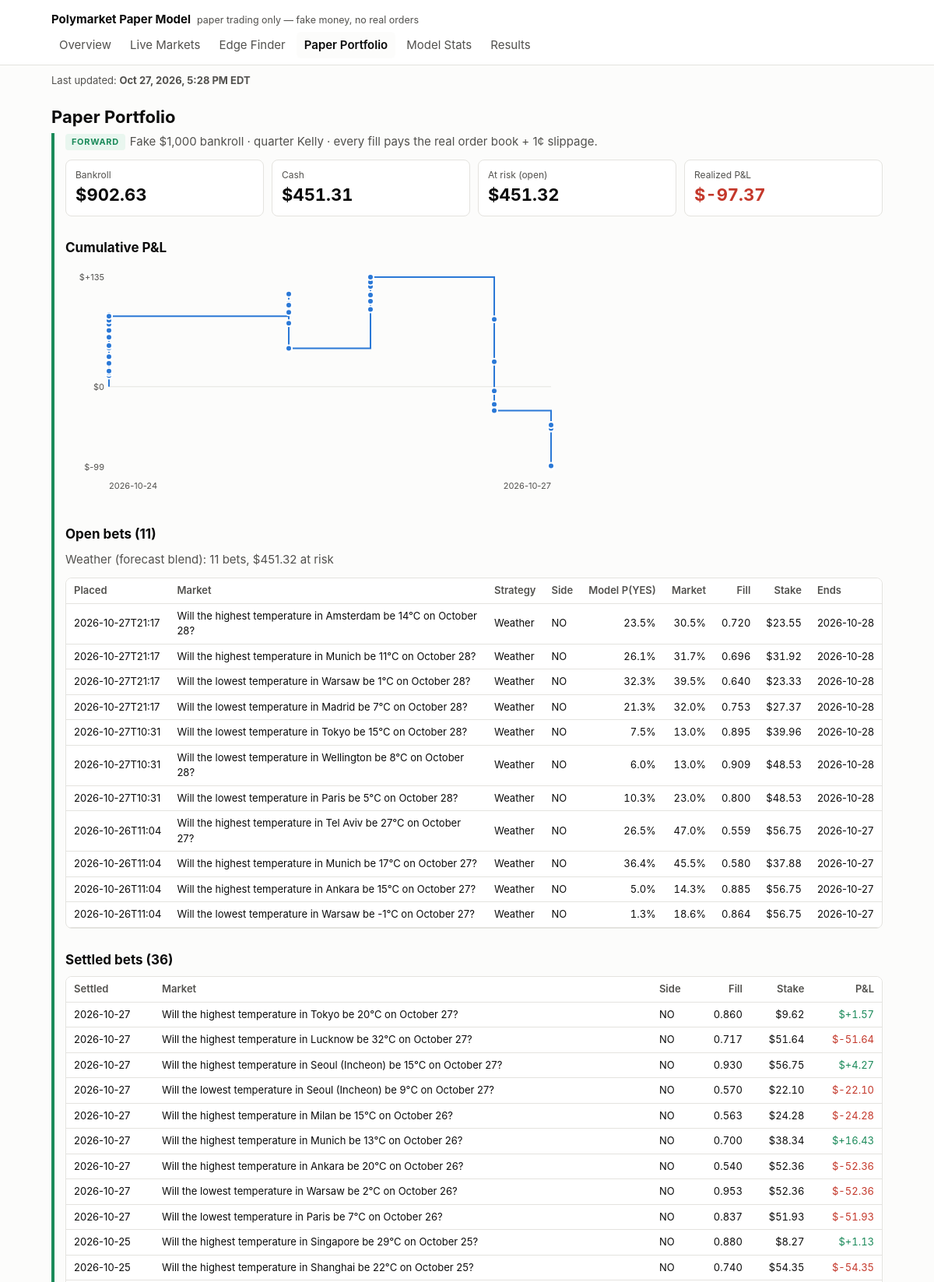
The app's page /portfolio.html (upper part) with its own data.
### tables this page shows
CREATE TABLE bets (
    seq INTEGER PRIMARY KEY,
    bet_id TEXT UNIQUE NOT NULL,
    run_id TEXT NOT NULL,
    placed_at TEXT NOT NULL,
    platform TEXT NOT NULL,
    market_id TEXT NOT NULL,
    question TEXT NOT NULL,
    category TEXT,
    end_date TEXT,
    side TEXT NOT NULL CHECK (side IN ('YES', 'NO')),
    model_prob_yes REAL NOT NULL,
    market_mid REAL NOT NULL,
    best_bid REAL,
    best_ask REAL,
    fill_price REAL NOT NULL,      -- average price paid per share, incl. slippage
    slippage_per_share REAL NOT NULL,
    shares REAL NOT NULL,
    stake REAL NOT NULL,
    kelly_full REAL NOT NULL,
    bankroll_at_bet REAL NOT NULL,
    model_version TEXT NOT NULL,
    prev_hash TEXT NOT NULL,
    row_hash TEXT NOT NULL
);

CREATE TABLE settlements (
    seq INTEGER PRIMARY KEY,
    bet_id TEXT UNIQUE NOT NULL REFERENCES bets(bet_id),
    settled_at TEXT NOT NULL,
    yes_payout REAL NOT NULL,      -- what one YES share paid: 1, 0, or 0.5 for a split
    payout REAL NOT NULL,
    pnl REAL NOT NULL,
    prev_hash TEXT NOT NULL,
    row_hash TEXT NOT NULL
);

### pmodel/dashboard/app.py (the view)
    @app.route("/portfolio.html")
    def portfolio():
        c = conn()
        all_bets = data.bets(c)
        return render_template(
            "portfolio.html", **ctx("portfolio.html"), fs=data.forward_stats(c),
            pnl_svg=charts.pnl_chart(data.pnl_curve(c), config.BANKROLL_START_USD),
            open_bets=[b for b in all_bets if b["settled_at"] is None],
            open_by_strategy=data.open_by_strategy(c),
            settled=[b for b in all_bets if b["settled_at"] is not None])

### pmodel/dashboard/charts.py (called while the page is built)
def _svg(body, label):
    return (f'<svg viewBox="0 0 {W} {H}" role="img" aria-label="{escape(label)}" '
            f'class="chart">{body}</svg>')

def _ts(iso):
    return datetime.strptime(iso, "%Y-%m-%dT%H:%M:%SZ").timestamp()

### pmodel/dashboard/data.py (called while the page is built)
def age_hours(iso, now=None):
    if not iso:
        return None
    from datetime import datetime, timezone
    t = datetime.strptime(iso, "%Y-%m-%dT%H:%M:%SZ").replace(tzinfo=timezone.utc)
    return ((now or datetime.now(timezone.utc)) - t).total_seconds() / 3600

def eastern(iso):
    if not iso:
        return None
    from datetime import datetime, timezone
    from zoneinfo import ZoneInfo
    t = datetime.strptime(iso, "%Y-%m-%dT%H:%M:%SZ").replace(tzinfo=timezone.utc)
    et = t.astimezone(ZoneInfo("America/New_York"))
    hour = et.strftime("%I").lstrip("0")
    return f"{et:%b} {et.day}, {et.year}, {hour}:{et:%M %p} {et.tzname()}"

def strategy_of(model_version: str) -> str:
    return "Weather (forecast blend)" if (model_version or "").startswith("weather") else \
        "General (price/volume model)"

def open_by_strategy(conn):
    out = {}
    for b in ledger_mod.open_bets(conn):
        name = strategy_of(b["model_version"])
        o = out.setdefault(name, {"strategy": name, "bets": 0, "stake": 0.0})
        o["bets"] += 1
        o["stake"] += b["stake"]
    return sorted(out.values(), key=lambda o: -o["bets"])

def bets(conn):
    return [dict(r) for r in conn.execute(
        """SELECT b.*, s.settled_at, s.yes_payout, s.payout, s.pnl
           FROM bets b LEFT JOIN settlements s USING (bet_id) ORDER BY b.seq DESC""")]

def pnl_curve(conn):
    total, out = 0.0, []
    for r in conn.execute("SELECT settled_at, pnl FROM settlements ORDER BY seq"):
        total += r["pnl"]
        out.append((r["settled_at"], total))
    return out

### pmodel/trading/ledger.py (called while the page is built)
def _guard_triggers():
    sql = []
    for t in LEDGER_TABLES:
        for op in ("UPDATE", "DELETE"):
            sql.append(f"""CREATE TRIGGER IF NOT EXISTS {t}_no_{op.lower()}
                BEFORE {op} ON {t}
                BEGIN SELECT RAISE(ABORT, '{t} is append-only: {op} is not allowed'); END;""")
    return "\n".join(sql)

def connect(path: Path = None) -> sqlite3.Connection:
    path = Path(path or config.PREDICTIONS_DB_PATH)
    path.parent.mkdir(parents=True, exist_ok=True)
    conn = sqlite3.connect(path)
    conn.row_factory = sqlite3.Row
    conn.executescript(SCHEMA)
    conn.executescript(_guard_triggers())
    return conn

### pmodel/dashboard/templates/portfolio.html
{% extends "base.html" %}
{% block body %}
<h1>Paper Portfolio</h1>
<section class="fwd">
<p class="lede"><span class="badge fwd">FORWARD</span>Fake ${{ '{:,.0f}'.format(cfg.BANKROLL_START_USD) }} bankroll · quarter Kelly · every fill pays the real order book + {{ (cfg.SLIPPAGE_PER_SHARE * 100)|round|int }}¢ slippage.</p>
<div class="tiles">
  <div class="tile"><div class="k">Bankroll</div><div class="v">${{ '{:,.2f}'.format(fs.money.bankroll) }}</div></div>
  <div class="tile"><div class="k">Cash</div><div class="v">${{ '{:,.2f}'.format(fs.money.cash) }}</div></div>
  <div class="tile"><div class="k">At risk (open)</div><div class="v">${{ '{:,.2f}'.format(fs.money.open_stake) }}</div></div>
  <div class="tile"><div class="k">Realized P&amp;L</div><div class="v {{ 'pos' if fs.total_pnl > 0 else 'neg' if fs.total_pnl < 0 }}">${{ '{:+,.2f}'.format(fs.total_pnl) }}</div></div>
</div>
<h2>Cumulative P&amp;L</h2>
{{ pnl_svg|safe }}
<h2>Open bets ({{ open_bets|length }})</h2>
{% if open_by_strategy %}<p class="note">{% for o in open_by_strategy %}{{ o.strategy }}: {{ o.bets }} bets, ${{ '{:,.2f}'.format(o.stake) }} at risk{% if not loop.last %} · {% endif %}{% endfor %}</p>{% endif %}
{% if open_bets %}<div class="tablewrap"><table>
<tr><th>Placed</th><th>Market</th><th>Strategy</th><th>Side</th><th class="n">Model P(YES)</th><th class="n">Market</th><th class="n">Fill</th><th class="n">Stake</th><th>Ends</th></tr>
{% for b in open_bets %}<tr><td>{{ b.placed_at[:16] }}</td><td class="q">{{ b.question }}</td><td>{{ 'Weather' if b.model_version.startswith('weather') else 'General' }}</td><td>{{ b.side }}</td>
<td class="n">{{ '{:.1%}'.format(b.model_prob_yes) }}</td><td class="n">{{ '{:.1%}'.format(b.market_mid) }}</td>
<td class="n">{{ '{:.3f}'.format(b.fill_price) }}</td><td class="n">${{ '{:,.2f}'.format(b.stake) }}</td><td>{{ (b.end_date or '')[:10] }}</td></tr>{% endfor %}
</table></div>{% else %}<p class="empty">No open bets.</p>{% endif %}
<h2>Settled bets ({{ settled|length }})</h2>
{% if settled %}<div class="tablewrap"><table>
<tr><th>Settled</th><th>Market</th><th>Side</th><th class="n">Fill</th><th class="n">Stake</th><th class="n">P&amp;L</th></tr>
{% for b in settled %}<tr><td>{{ b.settled_at[:10] }}</td><td class="q">{{ b.question }}</td><td>{{ b.side }}</td>
<td class="n">{{ '{:.3f}'.format(b.fill_price) }}</td><td class="n">${{ '{:,.2f}'.format(b.stake) }}</td>
<td class="n {{ 'pos' if b.pnl > 0 else 'neg' }}">${{ '{:+,.2f}'.format(b.pnl) }}</td></tr>{% endfor %}
</table></div>{% else %}<p class="empty">No settled bets yet.</p>{% endif %}
</section>
{% endblock %}

### pmodel/dashboard/templates/base.html (style rules this page uses)
:root { --bg: #fcfcfb; --surface: #ffffff; --ink: #0b0b0b; --ink-2: #52514e; --muted: #8a8984; --line: #e4e3df; --accent: #2a78d6; --good: #1b8a5a; --bad: #c4382b; --warn: #b07400; --fwd: #1b8a5a; --fwd-bg: #e9f6ef; --bt: #6b6a66; --bt-bg: #f1f0ec; }
* { box-sizing: border-box; }
html { -webkit-text-size-adjust: 100%; text-size-adjust: 100%; }
body { margin: 0; background: var(--bg); color: var(--ink); font: 15px/1.5 -apple-system, BlinkMacSystemFont, "Segoe UI", Roboto, sans-serif; }
h1 { font-size: 22px; margin: 0 0 4px; }
h2 { font-size: 17px; margin: 28px 0 8px; }
p.lede, .note { color: var(--ink-2); margin: 0 0 12px; }
.badge { display: inline-block; font-size: 11px; font-weight: 700; letter-spacing: .06em; padding: 2px 8px; border-radius: 4px; vertical-align: middle; margin-right: 6px; }
.badge.fwd { color: var(--fwd); background: var(--fwd-bg); }
section.fwd { border-left: 4px solid var(--fwd); padding-left: 14px; }
.tiles { display: grid; grid-template-columns: repeat(auto-fit, minmax(160px, 1fr)); gap: 10px; }
.tile { background: var(--surface); border: 1px solid var(--line); border-radius: 8px; padding: 10px 12px; }
.tile .k { color: var(--ink-2); font-size: 12px; }
.tile .v { font-size: 22px; font-weight: 650; font-variant-numeric: tabular-nums; }
.tablewrap { overflow-x: auto; border: 1px solid var(--line); border-radius: 8px; background: var(--surface); }
table { border-collapse: collapse; width: 100%; font-size: 13px; }
th, td { padding: 6px 10px; border-bottom: 1px solid var(--line); text-align: left; white-space: nowrap; }
th { color: var(--ink-2); font-weight: 600; background: var(--surface); position: sticky; top: 0; }
td.q { white-space: normal; min-width: 260px; }
td.n, th.n { text-align: right; font-variant-numeric: tabular-nums; }
.pos { color: var(--good); }
.neg { color: var(--bad); }
.chart { width: 100%; max-width: 640px; height: auto; }
.chart .tick { fill: var(--ink-2); font-size: 11px; }

### records on screen
bets: placed_at "2026-10-27T21:17", question "Will the highest temperature in Amsterdam be 14°C on October 28?", model_version "Weather", side "NO", model_prob_yes "23.5%", market_mid "30.5%", fill_price "0.720", stake "23.55", end_date "2026-10-28"
bets: placed_at "2026-10-27T21:17", question "Will the highest temperature in Munich be 11°C on October 28?", model_version "Weather", side "NO", model_prob_yes "26.1%", market_mid "31.7%", fill_price "0.696", stake "31.92", end_date "2026-10-28"
bets: placed_at "2026-10-27T21:17", question "Will the lowest temperature in Warsaw be 1°C on October 28?", model_version "Weather", side "NO", model_prob_yes "32.3%", market_mid "39.5%", fill_price "0.640", stake "23.33", end_date "2026-10-28"
bets: placed_at "2026-10-27T21:17", question "Will the lowest temperature in Madrid be 7°C on October 28?", model_version "Weather", side "NO", model_prob_yes "21.3%", market_mid "32.0%", fill_price "0.753", stake "27.37", end_date "2026-10-28"
bets: placed_at "2026-10-27T10:31", question "Will the lowest temperature in Tokyo be 15°C on October 28?", model_version "Weather", side "NO", model_prob_yes "7.5%", market_mid "13.0%", fill_price "0.895", stake "39.96", end_date "2026-10-28"
bets: placed_at "2026-10-27T10:31", question "Will the lowest temperature in Wellington be 8°C on October 28?", model_version "Weather", side "NO", model_prob_yes "6.0%", market_mid "13.0%", fill_price "0.909", stake "48.53", end_date "2026-10-28"
bets: placed_at "2026-10-27T10:31", question "Will the lowest temperature in Paris be 5°C on October 28?", model_version "Weather", side "NO", model_prob_yes "10.3%", market_mid "23.0%", fill_price "0.800", stake "48.53", end_date "2026-10-28"
bets: placed_at "2026-10-26T11:04", question "Will the highest temperature in Tel Aviv be 27°C on October 27?", model_version "Weather", side "NO", model_prob_yes "26.5%", market_mid "47.0%", fill_price "0.559", stake "56.75", end_date "2026-10-27"
bets: placed_at "2026-10-26T11:04", question "Will the highest temperature in Munich be 17°C on October 27?", model_version "Weather", side "NO", model_prob_yes "36.4%", market_mid "45.5%", fill_price "0.580", stake "37.88", end_date "2026-10-27"
bets: placed_at "2026-10-26T11:04", question "Will the highest temperature in Ankara be 15°C on October 27?", model_version "Weather", side "NO", model_prob_yes "5.0%", market_mid "14.3%", fill_price "0.885", stake "56.75", end_date "2026-10-27"
bets: placed_at "2026-10-26T11:04", question "Will the lowest temperature in Warsaw be -1°C on October 27?", model_version "Weather", side "NO", model_prob_yes "1.3%", market_mid "18.6%", fill_price "0.864", stake "56.75", end_date "2026-10-27"
settlements: settled_at "2026-10-27", question "Will the highest temperature in Tokyo be 20°C on October 27?", side "NO", pnl "+1.57"
bets: fill_price "0.860", stake "9.62"
settlements: settled_at "2026-10-27", question "Will the highest temperature in Lucknow be 32°C on October 27?", side "NO", pnl "-51.64"
bets: fill_price "0.717", stake "51.64"
settlements: settled_at "2026-10-27", question "Will the highest temperature in Seoul (Incheon) be 15°C on October 27?", side "NO", pnl "+4.27"
bets: fill_price "0.930", stake "56.75"
settlements: settled_at "2026-10-27", question "Will the lowest temperature in Seoul (Incheon) be 9°C on October 27?", side "NO", pnl "-22.10"
bets: fill_price "0.570", stake "22.10"
settlements: settled_at "2026-10-27", question "Will the highest temperature in Milan be 15°C on October 26?", side "NO", pnl "-24.28"
bets: fill_price "0.563", stake "24.28"
settlements: settled_at "2026-10-27", question "Will the highest temperature in Munich be 13°C on October 26?", side "NO", pnl "+16.43"
bets: fill_price "0.700", stake "38.34"
settlements: settled_at "2026-10-27", question "Will the highest temperature in Ankara be 20°C on October 26?", side "NO", pnl "-52.36"
bets: fill_price "0.540", stake "52.36"
settlements: settled_at "2026-10-27", question "Will the lowest temperature in Warsaw be 2°C on October 26?", side "NO", pnl "-52.36"
bets: fill_price "0.953", stake "52.36"
settlements: settled_at "2026-10-27", question "Will the lowest temperature in Paris be 7°C on October 26?", side "NO", pnl "-51.93"
bets: fill_price "0.837", stake "51.93"
settlements: settled_at "2026-10-25", question "Will the highest temperature in Singapore be 29°C on October 25?", side "NO", pnl "+1.13"
bets: fill_price "0.880", stake "8.27"
settlements: settled_at "2026-10-25", question "Will the highest temperature in Shanghai be 22°C on October 25?", side "NO", pnl "-54.35"
bets: fill_price "0.740", stake "54.35"

### other values on screen
{{ name }} "Overview" "Live Markets" "Edge Finder" "Paper Portfolio" "Model Stats" "Results"
{{ '{:,.0f}'.format(cfg.BANKROLL_START_USD) }} "1,000"
{{ (cfg.SLIPPAGE_PER_SHARE * 100)|round|int }} "1"
{{ '{:,.2f}'.format(fs.money.bankroll) }} "902.63"
{{ '{:,.2f}'.format(fs.money.cash) }} "451.31"
{{ '{:,.2f}'.format(fs.money.open_stake) }} "451.32"
{{ '{:+,.2f}'.format(fs.total_pnl) }} "-97.37"
{{ pnl_svg|safe }} "$0 $+135 $-99 2026-10-24 2026-10-27"
{{ open_bets|length }} "11"
{{ o.strategy }} "Weather (forecast blend)"
{{ o.bets }} "11"
{{ '{:,.2f}'.format(o.stake) }} "451.32"
{{ settled|length }} "36"
